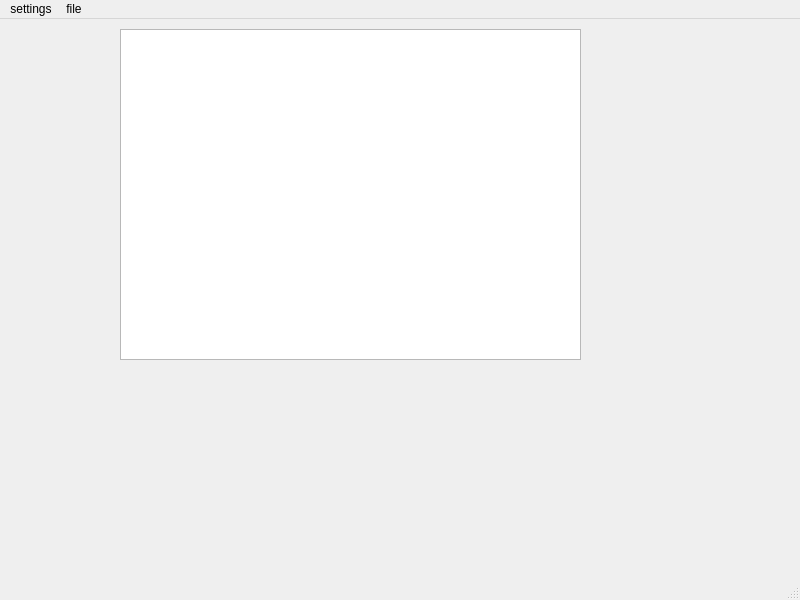
<?xml version="1.0" encoding="UTF-8"?>
<ui version="4.0">
 <class>MainWindow</class>
 <widget class="QMainWindow" name="MainWindow">
  <property name="geometry">
   <rect>
    <x>0</x>
    <y>0</y>
    <width>800</width>
    <height>600</height>
   </rect>
  </property>
  <property name="windowTitle">
   <string>MainWindow</string>
  </property>
  <widget class="QWidget" name="centralwidget">
   <widget class="QTextEdit" name="textEdit">
    <property name="geometry">
     <rect>
      <x>120</x>
      <y>10</y>
      <width>461</width>
      <height>331</height>
     </rect>
    </property>
   </widget>
  </widget>
  <widget class="QMenuBar" name="menubar">
   <property name="geometry">
    <rect>
     <x>0</x>
     <y>0</y>
     <width>800</width>
     <height>22</height>
    </rect>
   </property>
   <widget class="QMenu" name="menusettings">
    <property name="title">
     <string>settings</string>
    </property>
    <addaction name="actionchange_key"/>
    <addaction name="actionchange_ip_port"/>
   </widget>
   <widget class="QMenu" name="menufile">
    <property name="title">
     <string>file</string>
    </property>
    <addaction name="actionexit"/>
    <addaction name="actionon"/>
    <addaction name="actionoff"/>
    <addaction name="actionsava"/>
   </widget>
   <addaction name="menusettings"/>
   <addaction name="menufile"/>
  </widget>
  <widget class="QStatusBar" name="statusbar"/>
  <action name="actionchange_key">
   <property name="text">
    <string>change key</string>
   </property>
  </action>
  <action name="actionchange_ip_port">
   <property name="text">
    <string>change ip port</string>
   </property>
  </action>
  <action name="actionexit">
   <property name="text">
    <string>exit</string>
   </property>
  </action>
  <action name="actionon">
   <property name="text">
    <string>on</string>
   </property>
  </action>
  <action name="actionoff">
   <property name="text">
    <string>off</string>
   </property>
  </action>
  <action name="actionsava">
   <property name="text">
    <string>save</string>
   </property>
  </action>
 </widget>
 <resources/>
 <connections/>
</ui>
